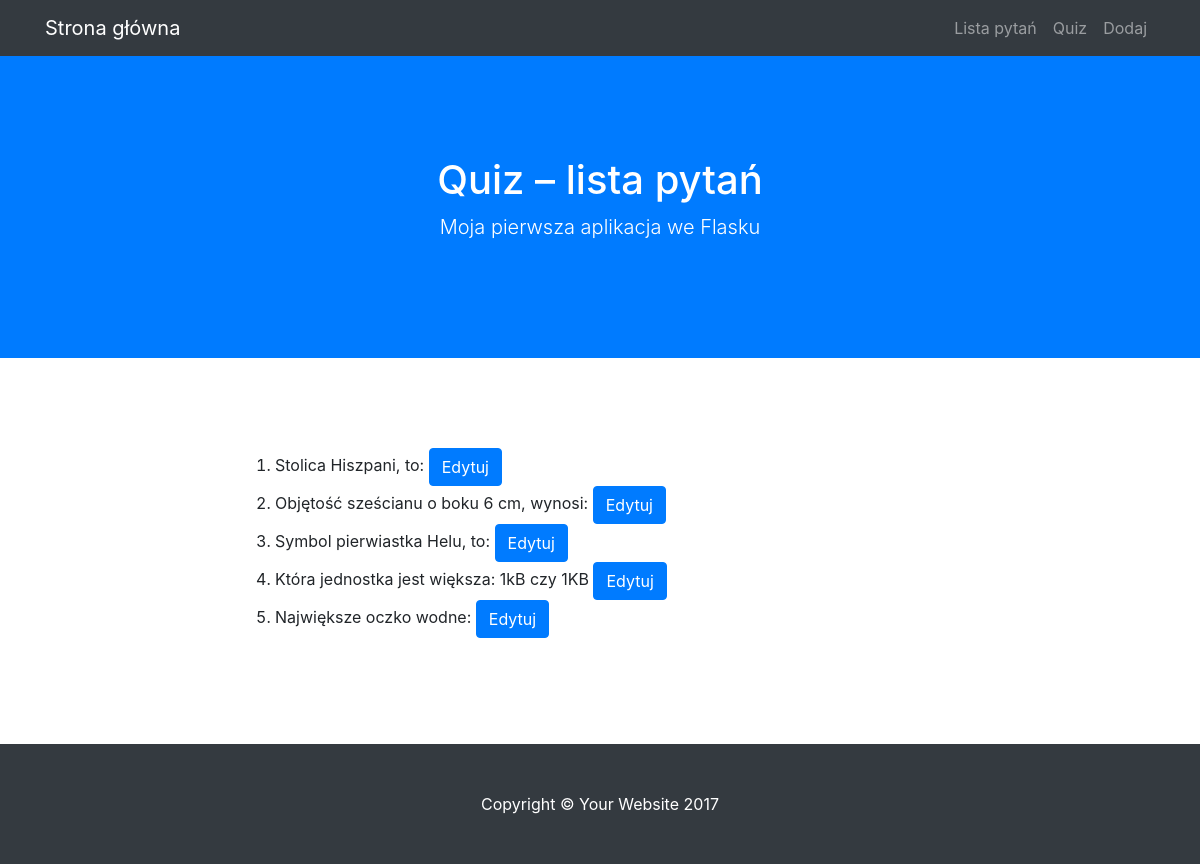
The app's page /lista, older data.
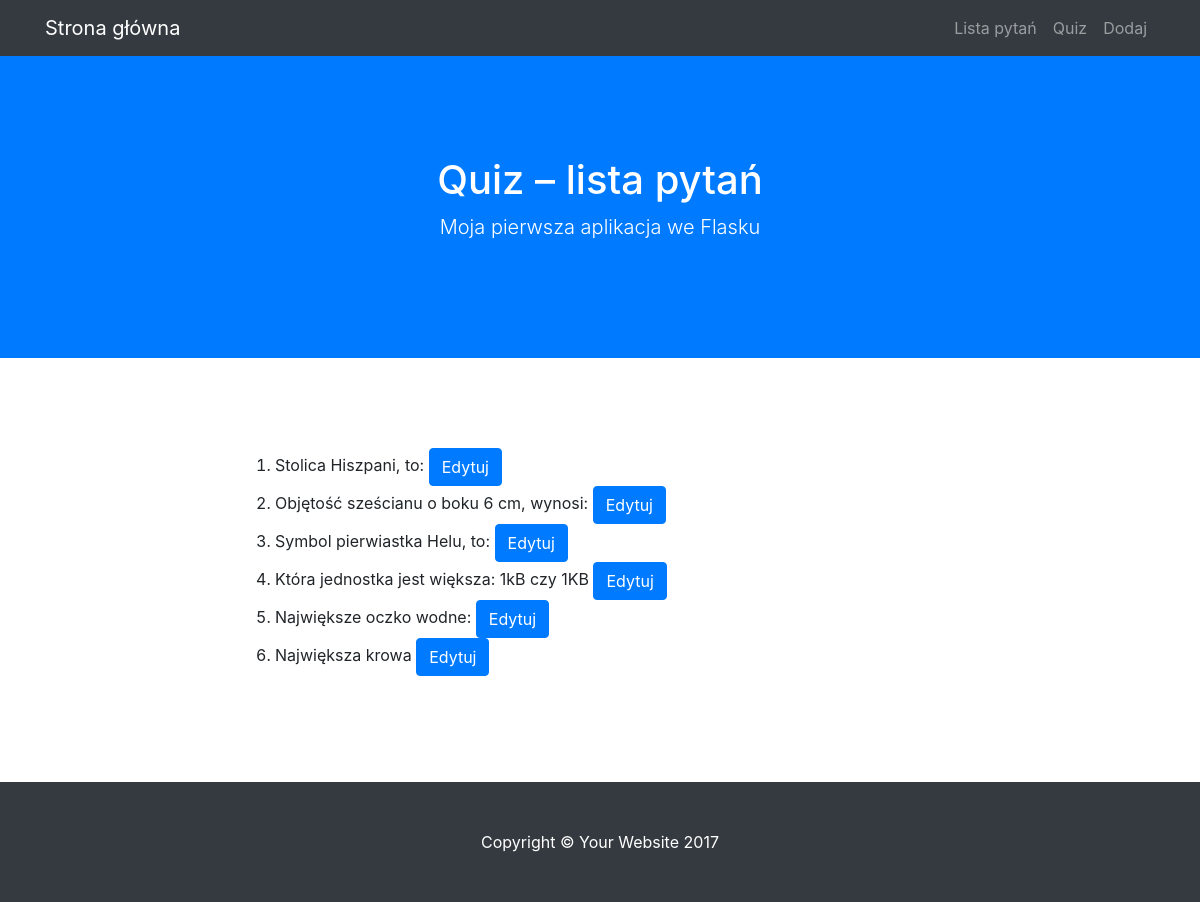
The same page, newer data.
### dzialajace/quiz/modele.py (models this page shows)
class BazaModel(Model):
    class Meta:
        database = baza

class Pytanie(BazaModel):
    pytanie = CharField(null=False)
    kategoria = ForeignKeyField(Kategoria, related_name='pytania')

### dzialajace/quiz/views.py (the view)
@app.route("/lista")
def lista():
    pytania = Pytanie.select()
    return render_template('lista.html', query = pytania)

### dzialajace/quiz/quiz.py (called while the page is built)
@app.before_request
def before_request():
    g.db = baza
    g.db.connect()

@app.after_request
def after_request(response):
    g.db.close()
    return response

### dzialajace/quiz/templates/lista.html (shortened to what this page needs)
{% extends "szablon.html" %}
{% block h1 %}Quiz – lista pytań{% endblock %}
{% block tresc %}
<ol>
    {% for p in query %}
    <li>
        {{ p.pytanie }}
        <a href="{{ url_for('edytuj', pid=p.id) }}" class="btn btn-primary">Edytuj</a>
    </li>
    {% endfor %}
</ol>
{% endblock %}

Row changes from the older to the newer data that the page shows:
added Pytanie: pytanie "Największa krowa"
